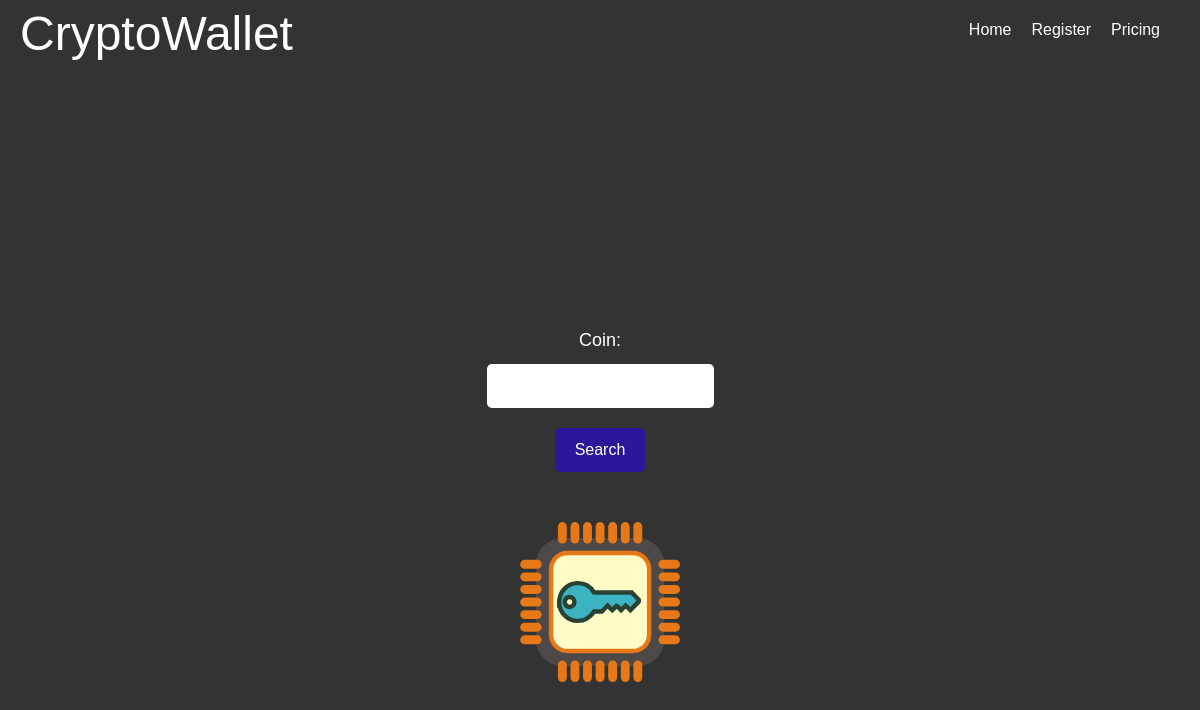
The page /wallet/pricing/ on the database as committed earlier.
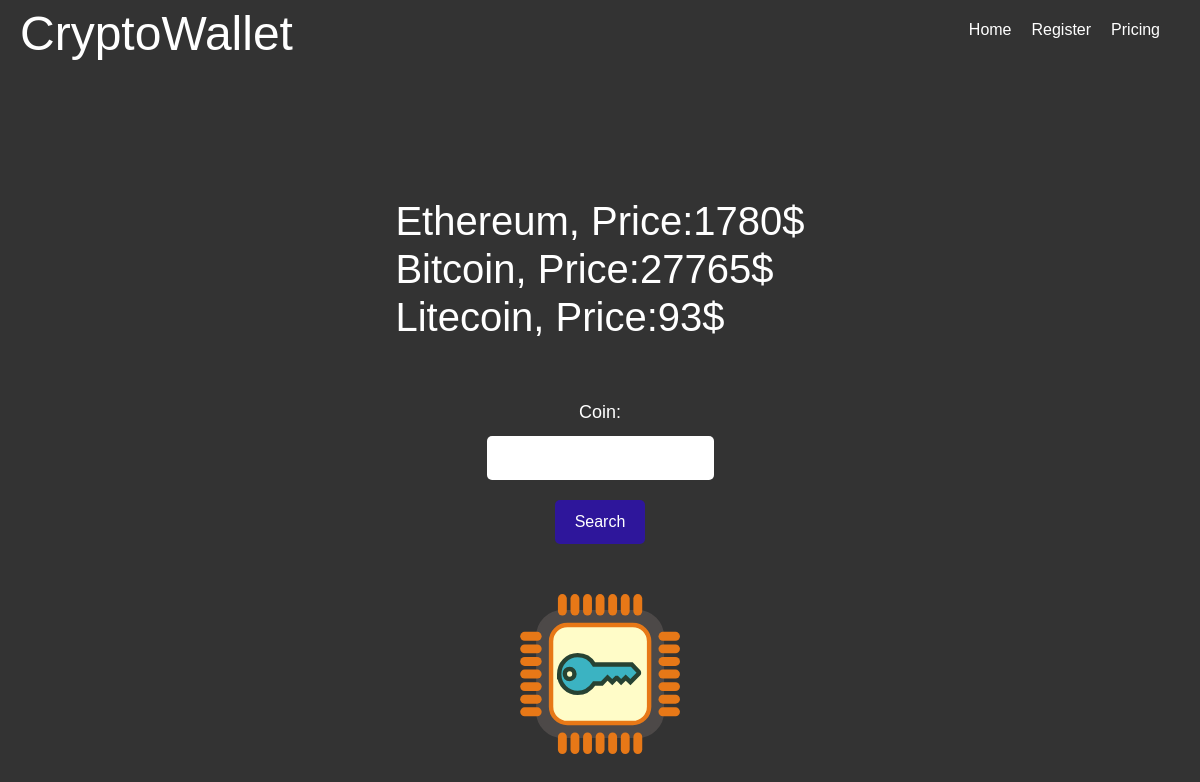
The same page on the database as committed later.
### wallet/models.py (models this page shows)
class Pricing(models.Model):
    name = models.CharField(max_length=50)
    price = models.IntegerField()
    def __str__(self):
        return f"{self.name}, Price:{self.price}"

### wallet/views.py (the view)
# urls.py: path('pricing/', views.pricing, name='pricing'),
def pricing(request):
    form = forms.SearchEngineForm
    if request.method == 'POST':
        form = forms.SearchEngineForm(request.POST)
        if form.is_valid():
            result = form.cleaned_data['search']
            context = {'coins':models.Pricing.objects.filter(name__startswith=result),
            'form':form}
            return render(request, 'wallet/pricing.html', context=context)
    else:
        form = forms.SearchEngineForm
        context= {'coins': models.Pricing.objects.all(),
                'form':form}
        return render(request, 'wallet/pricing.html', context=context)

### wallet/templates/wallet/pricing.html (shortened to what this page needs)
{%extends 'base.html'%}
{%block content%}
{%load static%}
<main>
    <h1>
{%for coin in coins%}
{{coin}}$ </br>
{%endfor%}
</h1>
<form action="" method="POST">
    {{form.search.label_tag}}
    {{form.search}}
    <input type="submit" class='btn btn-primary' value="Search">
</form>
    <img src="{%static 'wallet/pgb-chip-crypto-3.svg'%}">
</main>
{%endblock%}

### templates/base.html (shortened to what this page needs)
<html lang="en">
<head>
    {%load static%}
    <link href="https://cdn.jsdelivr.net/npm/bootstrap@5.3.0-alpha2/dist/css/bootstrap.min.css" rel="stylesheet">
    <link rel="stylesheet" href="{%static 'wallet/home_css.css'%}">
</head>
<body>
  <header>
      <h1 class="animated-text"><a href="{%url 'wallet:home' %}">CryptoWallet</a></h1>
      <nav>
          <ul>
              <li><a href="{%url 'wallet:home' %}">Home</a></li>
              <li><a href="{%url 'wallet:signin' %}">Register</a></li>
              <li><a href="{%url 'wallet:pricing' %}">Pricing</a></li>
          </ul>
      </nav>
  </header>
  {%block content%}
  {%endblock%}
</body>
</html>

### wallet/static/wallet/home_css.css (style rules this page uses)
* { box-sizing: border-box; margin: 0; padding: 0; }
body { font-family: Arial, sans-serif; background-color: #333; color:#fff; }
header { display: flex; justify-content: space-between; align-items: center; background-color: #333; color: #fff; padding: 5px 20px; }
nav ul { display: flex; }
nav li { list-style: none; margin-right: 20px; }
nav a { color: #fff ; text-decoration: none; }
main { display: flex; flex-direction: column; align-items: center; justify-content: center; height: 100vh; }
.animated-text { font-size: 48px; text-align: center; animation: blink 1s linear infinite; }
a { color: #fff ; text-decoration: none; }
form { display: flex; flex-direction: column; align-items: center; margin-top: 50px; }
label { font-size: 18px; margin-bottom: 10px; }
input[type="email"], input[type="password"], input[type="text"] { padding: 10px; border: none; border-radius: 5px; margin-bottom: 20px; width: 100%; }
input[type="submit"] { background-color: #2e169b; color: #fff; padding: 10px 20px; border: none; border-radius: 5px; cursor: pointer; }
img { display: flex; flex-direction: column; align-items: center; margin-top: 50px; height: 20%; }

Rows that differ between the two databases and show on the page:
added Pricing: name+price "Ethereum, Price:1780"
added Pricing: name+price "Bitcoin, Price:27765"
added Pricing: name+price "Litecoin, Price:93"
